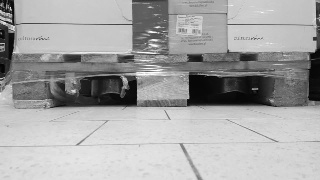
#> input picture visualized/channel_0.jpg, 320 x 180 px, given in place of 0001.jpg, which was not available
$ jupyter execute --allow-errors visualizers.ipynb   (older library calls are emulated)
#> lines starting #> are read from the running program, lines starting #| are printed output that depends on the picture; pictures that were not available may be replaced by others from this repository, and a replacement may not be noted
### color_channels.py
import cv2
import numpy as np
from PIL import Image, ImageCms
from dataset_io import PROJECT_PATH

def get_channels_map():
    return {'B':0, 'G':1,'R':2,'H':3,'S':4,'V':5,'C':6,'M':7,'Y':8,'K':9,'L':10,'A':11,'b':12}

# [6 lines left out: function pil_bgr_to_cmyk, not called in this run]

def equalize_hist(img):
    img_yuv = cv2.cvtColor(img, cv2.COLOR_BGR2HSV)
    img_yuv[:,:,2] = cv2.equalizeHist(img_yuv[:,:,2])
    return cv2.cvtColor(img_yuv, cv2.COLOR_HSV2BGR)

# [22 lines left out: function to_color_channels, not called in this run]

### dataset_io.py
from distutils.util import strtobool
import os
import cv2
import numpy as np
from operator import itemgetter
from itertools import groupby
import random

resolution_name_map = {"HD":(1280,720), "VGA":(640,480), "13MP":(4160,3120), "8MP":(3264,2448)}
resolution_label_map = {"HD":(1280,720), "VGA":(1280, 960), "13MP":(1040,780), "8MP":(1040,780)} #this resolutions were used to make labelling easier
DS_path = "/home/maciej/Desktop/pallet_dataset/"
PROJECT_PATH = "/home/maciej/repos/pallet-recogntion-gpu/"
SCENES_PATH = DS_path+"scenes/"
CLF_DATASETS_PATH = DS_path+"clf_datasets/"
MODELS_PATH = PROJECT_PATH+"models/"
GRADIENT_CHANNELS_PATH=DS_path+"processed_scenes/gradient_channels/"
COLORS=['blue','dark','wooden']
WIN_H=22 #(18*1.2)
WIN_W=120

def get_info_path(scene_name):
    return get_scene_path(scene_name)+"info.txt"

# [31 lines left out: functions read_info, read_labels, not called in this run]

def get_filepath(scene_name, filename):
    return get_scene_path(scene_name)+filename

def get_precessed_filepath(output_dir_name, scene_name, filename):
    return get_processed_output_dir_path(output_dir_name)+scene_name+"/"+filename

def read_labels_dict(scene_name):
    labels=read_labels(scene_name)
    return {file : regions for file, regions in labels }

def get_scene_names():
    return sorted(os.listdir(SCENES_PATH))

# [4 lines left out: function get_image_names, not called in this run]

def get_scene_path(scene_name):
    return SCENES_PATH+scene_name+"/"

def get_scene_labels_path(scene):
    return DS_path+"labels/"+scene+".txt"

def get_processed_output_dir_path(output_dir_name):
    return DS_path+"processed_scenes/"+output_dir_name+"/"

def get_scene_dir_path(scene):
    return DS_path+"scenes/"+scene+"/"

# [12 lines left out: functions imread_resized, read_split_channels, not called in this run]

def read_channels(scene_name, filename, output_dir_name):
    split_channels=read_split_channels(scene_name, filename)
    return np.dstack(split_channels)

# [101 lines left out: functions mkdir, chdir, save_image, walk_dataset, add_margin, correct_rect_ratio and 2 more, not called in this run]

### visualizers.ipynb
[cell 1]
from dataset_io import *
from color_channels import equalize_hist
import os
import cv2
import numpy as np
import random as ra
from tqdm import tqdm
from profiler import *
import random
from PIL import Image, ImageCms
from joblib import load

[cell 2]
def imread_resized(scene_name, filename, label_resolution):
#> called with scene_name = 'wooden_folia_6', filename = '0001.jpg'
    filepath=get_filepath(scene_name, filename)
    image = cv2.imread(filepath)
#> image is the input picture: shape (180, 320, 3); min 0, max 255, mean 164.9
    sh=image.shape
#> sh = (180, 320, 3)
    sh=(int(sh[1]/3), int(sh[0]/3))
#> sh = (106, 60)
    return cv2.resize(image, sh)
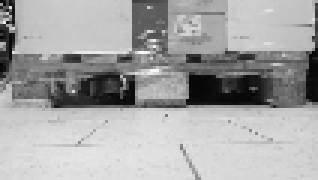
#> returned value: shape (60, 106, 3) (shown 3 times larger); min 3, max 253, mean 165.2

[cell 3]
def convert_to_gradient_channels(img):
    channels=[]

    img = cv2.UMat(img)
    gray = cv2.cvtColor(img, cv2.COLOR_BGR2GRAY )
    channels.append(cv2.UMat(gray))

    gray = cv2.GaussianBlur(gray, (3,3), sigmaX=0, sigmaY=0)
    channels.append(cv2.UMat(gray))

    gray = cv2.equalizeHist(gray) #experimental
    gradX = cv2.Sobel(gray, cv2.CV_64F, 1, 0, ksize=3, scale=1 )
    gradY = cv2.Sobel(gray, cv2.CV_64F, 0, 1, ksize=3, scale=1 )
    mag, ori = cv2.cartToPolar(gradX, gradY, angleInDegrees=True)

    ori_ranges = [(0,60), (60,120), (120,180), (180,240), (240,300), (300,360)]
    oris=[cv2.inRange(ori,l,r) for (l,r) in ori_ranges]
    mags= [cv2.copyTo(mag, ori_x) for ori_x in oris]
    channels.extend([gray,mag]+mags)
    channels=[cv2.UMat.get(ch) for ch in channels]
    print(np.array(channels).shape)
    #channels=np.moveaxis(channels, 0, -1)
    return channels

[cell 4]
def pil_bgr_to_cmyk(bgr):
    img = cv2.cvtColor(bgr, cv2.COLOR_BGR2RGB)
    img = Image.fromarray(img)
    img = ImageCms.profileToProfile(img, 'color_profiles/AdobeRGB1998.icc', 'color_profiles/USWebUncoated.icc', outputMode='CMYK')
#     img = img.convert('CMYK')
    return np.asarray(img)

def to_color_channels(bgr):
    channels=[]

    bgr=equalize_hist(bgr)
    print(np.array(bgr).shape)

    hsv = cv2.cvtColor(bgr, cv2.COLOR_BGR2HSV)
    print("hsv",hsv.shape)
    channels.append(hsv[:,:,0])
    channels.append(hsv[:,:,1])
    print(len(channels))

    cmyk = pil_bgr_to_cmyk(bgr)
    print("cmyk",cmyk.shape)
    channels.append(cmyk[:,:,0])
    channels.append(cmyk[:,:,1])
    channels.append(cmyk[:,:,2])
    print(len(channels))

    lab = cv2.cvtColor(bgr, cv2.COLOR_BGR2LAB)
    print("lab",lab.shape)
#     channels.append(lab[:,:,1])
    channels.append(lab[:,:,2])
    print(len(channels))
    channels=[cv2.equalizeHist(ch) for ch in channels]

    return channels

[cell 5]
KERNEL_W_RATIO=7.0/640.0

def binarize(channels):
    channels=np.array(channels)
    img=np.moveaxis(channels, 0, -1)

    os.chdir(PROJECT_PATH)
    color_clfs=[load('naive_bayes_clf_{}.joblib'.format(color)) for color in COLORS]
    color_clf_map=dict(zip(COLORS, color_clfs))

    s0, s1, s2 = img.shape
    flat_img = np.reshape(img, (s0*s1, s2))
    flat_binaries=[clf.predict(flat_img) for clf in color_clfs]
    img_binaries=[np.reshape(flat, (s0, s1)) for flat in flat_binaries]
    return img_binaries

def open_bin(img):
    h,w=img.shape
    k=int(w*KERNEL_W_RATIO)
    kernel=(k,k)
    kernel = np.ones(kernel, np.uint8)
    img_erosion = cv2.erode(img, kernel, iterations=1)
    img_dilation = cv2.dilate(img_erosion, kernel, iterations=1)
    return img_dilation

def close_bin(img):
    h,w=img.shape
    k=int(w*KERNEL_W_RATIO)
    kernel=(k,k)
    print(kernel)
    kernel = np.ones(kernel, np.uint8)
    img_dilation = cv2.dilate(img, kernel, iterations=1)
    img_erosion = cv2.erode(img_dilation, kernel, iterations=1)
    return img_erosion

def morpho(img):
    h,w=img.shape
    k=int(w*KERNEL_W_RATIO)
    kernel=(k,k)
    return np.bool_(close_bin(open_bin(np.uint8(img), kernel), kernel))

[cell 6]
img = imread_resized("wooden_folia_6", "0001.jpg", None)
print(img.shape)
#| (60, 106, 3)
cv2.imwrite("visualized/img.jpg", img)
#> Out = True

[cell 7]
channels=convert_to_gradient_channels(img)
#> in convert_to_gradient_channels, `oris=[cv2.inRange(ori,l,r) for (l,r) in ori_ranges]`: oris = 6 items
#> in convert_to_gradient_channels, `channels=[cv2.UMat.get(ch) for ch in channels]`: channels = 10 items
#| (10, 60, 106)
#> channels = 10 items

for i in range(len(channels)):
    cv2.imwrite("visualized/channel_{}.jpg".format(i), channels[i])
#> this loop made 10 passes
#> pass 2, `cv2.imwrite("visualized/channel_{}.jpg".format(i), channels[i])`:
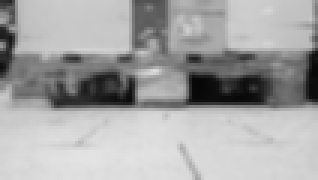
#> saved as channel_1.jpg: shape (60, 106) (shown 3 times larger); min 7, max 227, mean 165.3

#> (a cell that did not finish here is left out)

#> in equalize_hist, `img_yuv = cv2.cvtColor(img, cv2.COLOR_BGR2HSV)`: img_yuv: shape (60, 106, 3); mean H, S, V 0, 0, 165.2
#> in equalize_hist, `img_yuv[:,:,2] = cv2.equalizeHist(img_yuv[:,:,2])`: img_yuv: shape (60, 106, 3); mean H, S, V 0, 0, 128.9
#> in equalize_hist, `return cv2.cvtColor(img_yuv, cv2.COLOR_HSV2BGR)`:
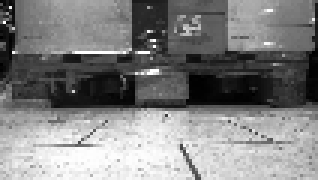
#> returned value: shape (60, 106, 3) (shown 3 times larger); min 0, max 255, mean 128.9
#| (60, 106, 3)
#| hsv (60, 106, 3)
#| 2

# for i in range(len(channels)):
#     cv2.imwrite("visualized/color_channel_{}.jpg".format(i), channels[i])

#> (a cell that did not finish here is left out)

[cell 10]
k=3
h=18*k
w=100*k
window=img[0:h, 0:w]
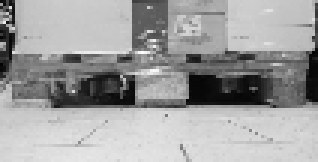
#> window: shape (54, 106, 3) (shown 3 times larger); min 3, max 253, mean 159.5
cv2.imwrite("visualized/window.jpg", window)
cv2.rectangle(img, (0,0), (w,h), (0, 255, 0), 4)
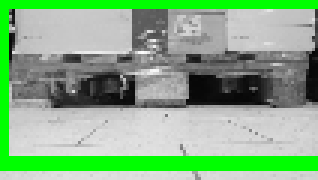
#> img: shape (60, 106, 3) (shown 3 times larger); mean of channels 0, 1, 2 135.3, 175.2, 135.3; drawn as B, G, R
cv2.imwrite("visualized/img_window.jpg", img)
#> Out = True

$ run again, on visualized/channel_4.jpg
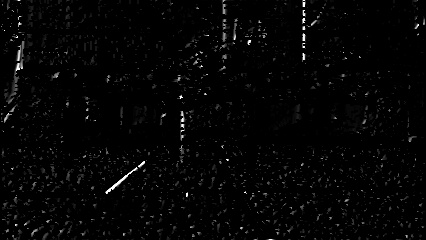
#> input picture visualized/channel_4.jpg, 426 x 240 px, given in place of 0001.jpg, which was not available
#> in imread_resized, image is the input picture: shape (240, 426, 3); min 0, max 255, mean 5.2
#| (80, 142, 3)
#> `cv2.imwrite("visualized/img.jpg", img)`: Out = True
#> oris = 6 items
#> in convert_to_gradient_channels, `channels=[cv2.UMat.get(ch) for ch in channels]`: channels = 10 items
#| (10, 80, 142)
#> the loop `for i in range(len(channels)):` made 10 passes
#> in equalize_hist, `return cv2.cvtColor(img_yuv, cv2.COLOR_HSV2BGR)`:
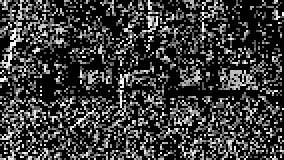
#> returned value: shape (80, 142, 3) (shown 2 times larger); min 0, max 255, mean 58.9
#| (80, 142, 3)
#| hsv (80, 142, 3)
#| 2
#> `cv2.rectangle(img, (0,0), (w,h), (0, 255, 0), 4)`:
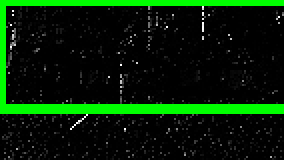
#> img: shape (80, 142, 3) (shown 2 times larger); mean of channels 0, 1, 2 4.8, 33.6, 4.8; drawn as B, G, R
#> `cv2.imwrite("visualized/img_window.jpg", img)`: Out = True

$ run again, on visualized/channel_5.jpg
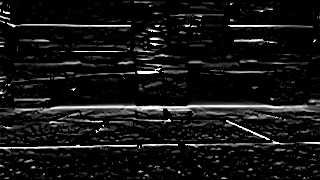
#> input picture visualized/channel_5.jpg, 320 x 180 px, given in place of 0001.jpg, which was not available
#> in imread_resized, image is the input picture: shape (180, 320, 3); min 0, max 255, mean 20.9
#| (60, 106, 3)
#> `cv2.imwrite("visualized/img.jpg", img)`: Out = True
#> oris = 6 items
#> in convert_to_gradient_channels, `channels=[cv2.UMat.get(ch) for ch in channels]`: channels = 10 items
#| (10, 60, 106)
#> the loop `for i in range(len(channels)):` made 10 passes
#| (60, 106, 3)
#| hsv (60, 106, 3)
#| 2
#> `window=img[0:h, 0:w]`:
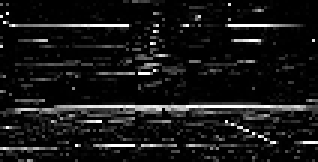
#> window: shape (54, 106, 3) (shown 3 times larger); min 0, max 255, mean 22.7
#> `cv2.rectangle(img, (0,0), (w,h), (0, 255, 0), 4)`:
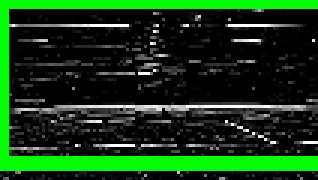
#> img: shape (60, 106, 3) (shown 3 times larger); mean of channels 0, 1, 2 19.9, 59.8, 19.9; drawn as B, G, R
#> `cv2.imwrite("visualized/img_window.jpg", img)`: Out = True

$ run again, on visualized/channel_6.jpg
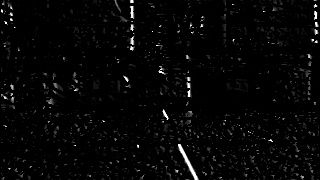
#> input picture visualized/channel_6.jpg, 320 x 180 px, given in place of 0001.jpg, which was not available
#> in imread_resized, image is the input picture: shape (180, 320, 3); min 0, max 255, mean 6.4
#| (60, 106, 3)
#> `cv2.imwrite("visualized/img.jpg", img)`: Out = True
#> oris = 6 items
#> in convert_to_gradient_channels, `channels=[cv2.UMat.get(ch) for ch in channels]`: channels = 10 items
#| (10, 60, 106)
#> the loop `for i in range(len(channels)):` made 10 passes
#| (60, 106, 3)
#| hsv (60, 106, 3)
#| 2
#> `window=img[0:h, 0:w]`:
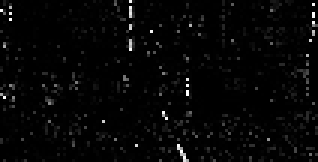
#> window: shape (54, 106, 3) (shown 3 times larger); min 0, max 255, mean 6.2
#> `cv2.rectangle(img, (0,0), (w,h), (0, 255, 0), 4)`:
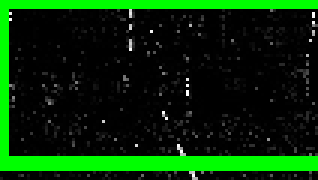
#> img: shape (60, 106, 3) (shown 3 times larger); mean of channels 0, 1, 2 5.2, 45.1, 5.2; drawn as B, G, R
#> `cv2.imwrite("visualized/img_window.jpg", img)`: Out = True
